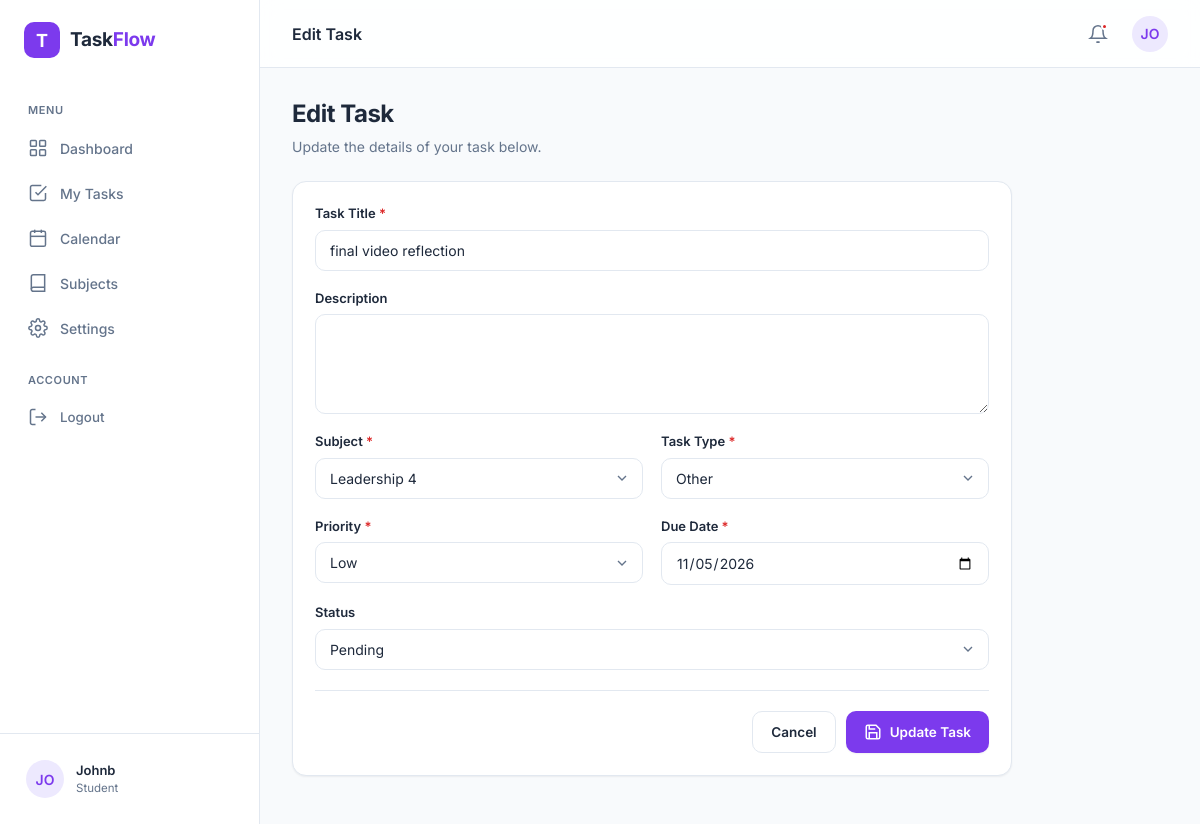
The page /edit-task/12/ (signed in) on the database its author committed.
### tasks/models.py (models this page shows, shortened)
class Task(models.Model):
    PRIORITY_CHOICES = [
        ('Low', 'Low'),
        ('Medium', 'Medium'),
        ('High', 'High'),
    ]
    STATUS_CHOICES = [
        ('Pending', 'Pending'),
        ('In Progress', 'In Progress'),
        ('Completed', 'Completed'),
    ]
    TYPE_CHOICES = [
        ('Assignment', 'Assignment'),
        ('Exam', 'Exam'),
        ('Project', 'Project'),
        ('Other', 'Other'),
    ]
    user = models.ForeignKey(User, on_delete=models.CASCADE)
    subject = models.ForeignKey(Subject, on_delete=models.CASCADE, null=True, blank=True)
    title = models.CharField(max_length=200)
    description = models.TextField(blank=True, null=True)
    task_type = models.CharField(max_length=20, choices=TYPE_CHOICES, default='assignment')
    priority = models.CharField(max_length=10, choices = PRIORITY_CHOICES, default='medium')
    status = models.CharField(max_length=15, choices=STATUS_CHOICES, default='pending')
    due_date = models.DateTimeField()
    created_at = models.DateTimeField(auto_now_add=True)

class Subject(models.Model):
    user = models.ForeignKey(User, on_delete=models.CASCADE)
    name = models.CharField(max_length=100)
    code = models.CharField(max_length=20)
    color = models.CharField(max_length=7, default='#7C3AED')
    created_at = models.DateTimeField(auto_now_add=True)

### tasks/views.py (the view, shortened to what this page needs)
# urls.py: path('edit-task/<int:pk>/', views.edit_task, name='edit_task'),
@login_required
def edit_task(request, pk):
    task = Task.objects.get(id=pk, user=request.user)
    subjects = Subject.objects.filter(user=request.user)
    context = {
        'task': task,
        'subjects': subjects,
    }
    return render(request, 'tasks/edit-task.html', context)

### templates/tasks/edit-task.html (shortened to what this page needs)
{% extends 'base.html' %}
{% load static %}
{% block page_title %}Edit Task{% endblock %}
{% block content %}
<div class="page-header">
  <div>
    <h1 class="page-title">Edit Task</h1>
    <p class="page-subtitle">Update the details of your task below.</p>
  </div>
</div>
<form method="POST" class="card card-pad form-card">
  <div class="form-grid">
    <div class="field full">
      <label>Task Title <span class="req">*</span></label>
      <input type="text" name="title" class="form-control" value="{{ task.title }}" required>
    </div>
    <div class="field full">
      <label>Description</label>
      <textarea name="description" class="form-control" rows="4">{{ task.description }}</textarea>
    </div>
    <div class="field">
      <label>Subject <span class="req">*</span></label>
      <select name="subject" class="form-control" required>
        {% for sub in subjects %}
          <option value="{{ sub.id }}" {% if task.subject.id == sub.id %}selected{% endif %}>{{ sub.name }}</option>
        {% endfor %}
      </select>
    </div>
    <div class="field">
      <label>Task Type <span class="req">*</span></label>
      <select name="task_type" class="form-control" required>
        <option value="other" {% if task.task_type == 'other' %}selected{% endif %}>Other</option>
      </select>
    </div>
    <div class="field">
      <label>Priority <span class="req">*</span></label>
      <select name="priority" class="form-control" required>
        <option value="low" {% if task.priority == 'low' %}selected{% endif %}>Low</option>
      </select>
    </div>
    <div class="field">
      <label>Due Date <span class="req">*</span></label>
      <input type="date" name="due_date" class="form-control" value="{{ task.due_date|date:'Y-m-d' }}" required>
    </div>
    <div class="field full">
      <label>Status</label>
      <select name="status" class="form-control">
        <option value="pending" {% if task.status == 'pending' %}selected{% endif %}>Pending</option>
      </select>
    </div>
  </div>
  <div class="form-actions">
    <a href="{% url 'my_tasks' %}" class="btn btn-secondary">Cancel</a>
    <button type="submit" class="btn btn-primary">
      <svg viewBox="0 0 24 24" fill="none" stroke="currentColor"><path d="M19 21H5a2 2 0 0 1-2-2V5a2 2 0 0 1 2-2h11l5 5v11a2 2 0 0 1-2 2z"/><polyline points="17 21 17 13 7 13 7 21"/><polyline points="7 3 7 8 15 8"/></svg>
      Update Task
    </button>
  </div>
</form>
{% endblock %}

### templates/base.html (shortened to what this page needs)
{% load static %}
<!DOCTYPE html>
<html lang="en">
<head>
<link rel="stylesheet" href="{% static 'css/styles.css' %}">
</head>
<body>
<div class="app">
  <aside class="sidebar">
    <div class="sidebar-logo">
      <div class="logo-mark">T</div>
      <div class="logo-text">Task<span>Flow</span></div>
    </div>
    <nav class="sidebar-nav">
      <div class="nav-label">Menu</div>
      <a href="{% url 'dashboard' %}" class="nav-item {% if request.resolver_match.url_name == 'dashboard' %}active{% endif %}">
        <svg viewBox="0 0 24 24" fill="none" stroke="currentColor"><rect x="3" y="3" width="7" height="7" rx="1"/><rect x="14" y="3" width="7" height="7" rx="1"/><rect x="3" y="14" width="7" height="7" rx="1"/><rect x="14" y="14" width="7" height="7" rx="1"/></svg>
        Dashboard
      </a>
      <a href="{% url 'my_tasks' %}" class="nav-item {% if request.resolver_match.url_name == 'my_tasks' %}active{% endif %}">
        <svg viewBox="0 0 24 24" fill="none" stroke="currentColor"><path d="M9 11l3 3L22 4"/><path d="M21 12v7a2 2 0 0 1-2 2H5a2 2 0 0 1-2-2V5a2 2 0 0 1 2-2h11"/></svg>
        My Tasks
      </a>
      <a href="{% url 'calendar' %}" class="nav-item {% if request.resolver_match.url_name == 'calendar' %}active{% endif %}">
        <svg viewBox="0 0 24 24" fill="none" stroke="currentColor"><rect x="3" y="4" width="18" height="18" rx="2"/><line x1="16" y1="2" x2="16" y2="6"/><line x1="8" y1="2" x2="8" y2="6"/><line x1="3" y1="10" x2="21" y2="10"/></svg>
        Calendar
      </a>
      <a href="{% url 'subjects' %}" class="nav-item {% if request.resolver_match.url_name == 'subjects' %}active{% endif %}">
        <svg viewBox="0 0 24 24" fill="none" stroke="currentColor"><path d="M4 19.5A2.5 2.5 0 0 1 6.5 17H20"/><path d="M6.5 2H20v20H6.5A2.5 2.5 0 0 1 4 19.5v-15A2.5 2.5 0 0 1 6.5 2z"/></svg>
        Subjects
      </a>
      <a href="{% url 'settings' %}" class="nav-item {% if request.resolver_match.url_name == 'settings' %}active{% endif %}">
        Settings
      </a>
      <div class="nav-label" style="margin-top:8px">Account</div>
      <form method="POST" action="{% url 'logout' %}" style="margin:0; padding:0;">
        <button type="submit" class="nav-item" style="width:100%; text-align:left; background:none; border:none; cursor:pointer;">
          <svg viewBox="0 0 24 24" fill="none" stroke="currentColor"><path d="M9 21H5a2 2 0 0 1-2-2V5a2 2 0 0 1 2-2h4"/><polyline points="16 17 21 12 16 7"/><line x1="21" y1="12" x2="9" y2="12"/></svg>
          Logout
        </button>
      </form>
    </nav>
    <div class="sidebar-footer">
      <div class="user-card">
        <div class="avatar">{{ request.user.username|slice:":2"|upper }}</div>
        <div class="user-info">
          <div class="user-name">{{ request.user.username|capfirst }}</div>
          <div class="user-role">Student</div>
        </div>
      </div>
    </div>
  </aside>
  <div class="main">
    <header class="topbar">
      <div class="topbar-title">{% block page_title %}Page{% endblock %}</div>
      <div class="topbar-right">
        <button class="icon-btn" aria-label="Notifications">
          <svg viewBox="0 0 24 24" fill="none" stroke="currentColor"><path d="M18 8A6 6 0 0 0 6 8c0 7-3 9-3 9h18s-3-2-3-9"/><path d="M13.73 21a2 2 0 0 1-3.46 0"/></svg>
          <span class="dot"></span>
        </button>
        <div class="avatar" style="width:36px;height:36px">{{ request.user.username|slice:":2"|upper }}</div>
      </div>
    </header>
    <main class="content">
      {% block content %}
      {% endblock %}
    </main>
  </div>
</div>
</body>
</html>

### rows shown on the page
Task: title "final video reflection", subject "Leadership 4", task_type "Other", priority "Low", due_date "11/05/2026", status "Pending"

### other values the page prints
{{ request.user.username|slice:":2"|upper }} "JO"
{{ request.user.username|capfirst }} "Johnb"
